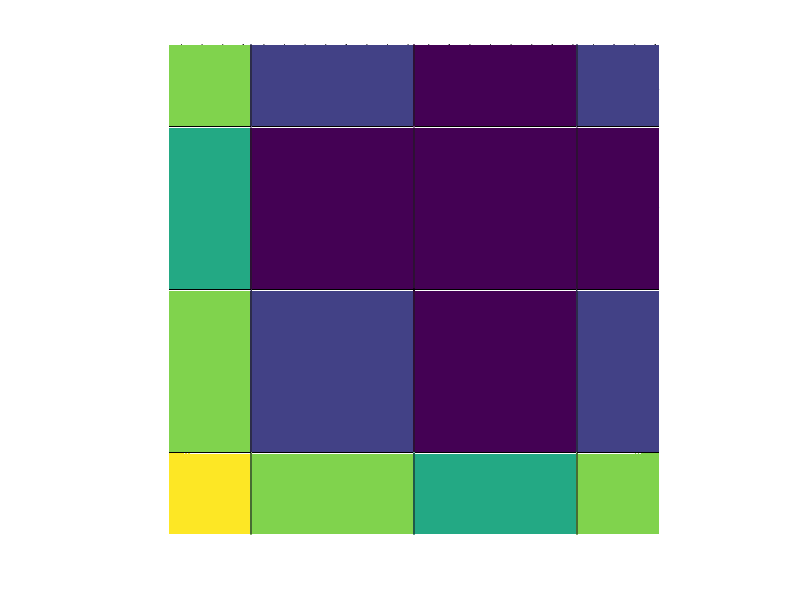

This figure's MATLAB source:
%% ================ plot ======================

% x-y plot% 
y = 0:20;
y = y .^2;
plot(y);
hold on

% scatter plot% 
y = 0:10;
y = y .^2;
x = 0:10;
scatter(x,y);

% histogram plot% 
a = randn(1000,1);
hist(a)
hold on
close
hist(a,50)
hold on

% contour% 
x = [1 2 3 2 1];
y = x;
z = x' * y;
axis([1 5 1 5]);
contour(z);
hold on

% polar% 
x = 0:0.1:2*pi
size(x)
y = linspace(0.1, 0.1, 63)
polar(x,y)
hold on

% pie chart% 
a = 1:6;
pie(a);
hold on;
close
e = [1 0 1 0 1 0];
pie(a,e);
hold on;

% 3d plot% 
x = -10:10
y = -10:10
[x,y] = meshgrid(x,y)
z = x .^2 + y .^2
mesh(x,y,z)
meshc(x,y,z)
meshz(x,y,z)
surf(x,y,z)

% saving% 
print -dpng ëmymesh.pngí

